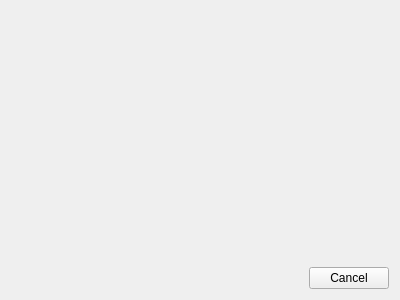
<?xml version="1.0" encoding="UTF-8"?>
<ui version="4.0">
 <class>Acceleration_Calibration_Wizard_Reset</class>
 <widget class="QWidget" name="Acceleration_Calibration_Wizard_Reset">
  <property name="geometry">
   <rect>
    <x>0</x>
    <y>0</y>
    <width>400</width>
    <height>300</height>
   </rect>
  </property>
  <property name="windowTitle">
   <string>Form</string>
  </property>
  <layout class="QVBoxLayout" name="verticalLayout">
   <item>
    <widget class="QLabel" name="info">
     <property name="text">
      <string/>
     </property>
     <property name="wordWrap">
      <bool>true</bool>
     </property>
    </widget>
   </item>
   <item>
    <spacer name="verticalSpacer">
     <property name="orientation">
      <enum>Qt::Vertical</enum>
     </property>
     <property name="sizeHint" stdset="0">
      <size>
       <width>20</width>
       <height>40</height>
      </size>
     </property>
    </spacer>
   </item>
   <item>
    <widget class="QDialogButtonBox" name="buttonBox">
     <property name="standardButtons">
      <set>QDialogButtonBox::Cancel</set>
     </property>
    </widget>
   </item>
  </layout>
 </widget>
 <resources/>
 <connections/>
</ui>
